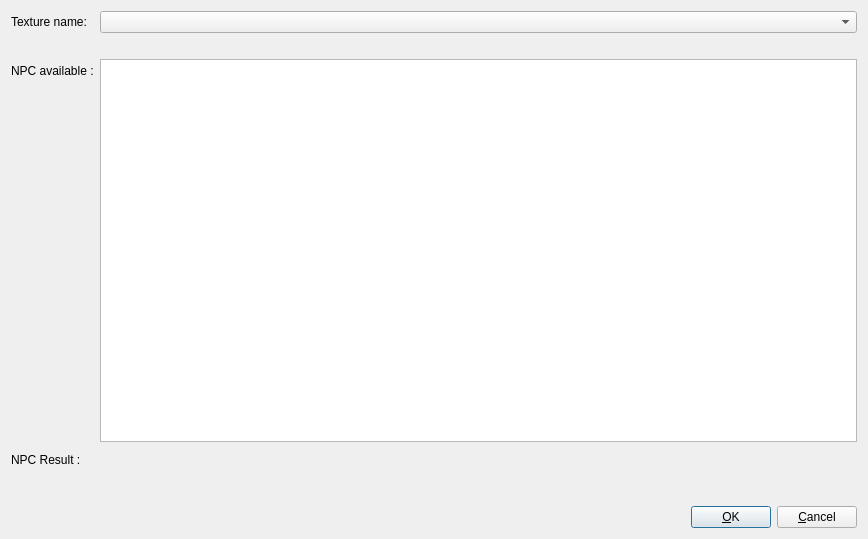
<?xml version="1.0" encoding="UTF-8"?>
<ui version="4.0">
 <class>selectNPCTextureFormClass</class>
 <widget class="QDialog" name="selectNPCTextureFormClass">
  <property name="geometry">
   <rect>
    <x>0</x>
    <y>0</y>
    <width>868</width>
    <height>539</height>
   </rect>
  </property>
  <property name="minimumSize">
   <size>
    <width>433</width>
    <height>160</height>
   </size>
  </property>
  <property name="maximumSize">
   <size>
    <width>16777215</width>
    <height>16777215</height>
   </size>
  </property>
  <property name="baseSize">
   <size>
    <width>0</width>
    <height>0</height>
   </size>
  </property>
  <property name="windowTitle">
   <string>Edit NPC</string>
  </property>
  <layout class="QVBoxLayout" name="verticalLayout">
   <item>
    <layout class="QFormLayout" name="formLayout_3">
     <item row="0" column="0">
      <widget class="QLabel" name="labelTextureFileSelection">
       <property name="text">
        <string>Texture name:</string>
       </property>
      </widget>
     </item>
     <item row="0" column="1">
      <widget class="QComboBox" name="comboBoxTextureName"/>
     </item>
     <item row="2" column="0">
      <widget class="QLabel" name="labelNPCSelection">
       <property name="text">
        <string>NPC available :</string>
       </property>
      </widget>
     </item>
     <item row="2" column="1">
      <widget class="QListView" name="listViewNPCAvailable">
       <property name="editTriggers">
        <set>QAbstractItemView::NoEditTriggers</set>
       </property>
       <property name="movement">
        <enum>QListView::Static</enum>
       </property>
       <property name="resizeMode">
        <enum>QListView::Adjust</enum>
       </property>
       <property name="viewMode">
        <enum>QListView::IconMode</enum>
       </property>
       <property name="modelColumn">
        <number>0</number>
       </property>
      </widget>
     </item>
     <item row="3" column="0">
      <widget class="QLabel" name="labelNPCResult">
       <property name="text">
        <string>NPC Result :</string>
       </property>
      </widget>
     </item>
     <item row="3" column="1">
      <layout class="QHBoxLayout" name="horizontalLayout_2">
       <property name="bottomMargin">
        <number>0</number>
       </property>
       <item>
        <widget class="QLabel" name="labelNPCDown">
         <property name="minimumSize">
          <size>
           <width>32</width>
           <height>32</height>
          </size>
         </property>
         <property name="text">
          <string/>
         </property>
         <property name="margin">
          <number>0</number>
         </property>
        </widget>
       </item>
       <item>
        <spacer name="horizontalSpacer_2">
         <property name="orientation">
          <enum>Qt::Horizontal</enum>
         </property>
         <property name="sizeType">
          <enum>QSizePolicy::Fixed</enum>
         </property>
         <property name="sizeHint" stdset="0">
          <size>
           <width>20</width>
           <height>20</height>
          </size>
         </property>
        </spacer>
       </item>
       <item>
        <widget class="QLabel" name="labelNPCLeft">
         <property name="minimumSize">
          <size>
           <width>32</width>
           <height>32</height>
          </size>
         </property>
         <property name="text">
          <string/>
         </property>
        </widget>
       </item>
       <item>
        <spacer name="horizontalSpacer_3">
         <property name="orientation">
          <enum>Qt::Horizontal</enum>
         </property>
         <property name="sizeType">
          <enum>QSizePolicy::Fixed</enum>
         </property>
         <property name="sizeHint" stdset="0">
          <size>
           <width>20</width>
           <height>20</height>
          </size>
         </property>
        </spacer>
       </item>
       <item>
        <widget class="QLabel" name="labelNPCRight">
         <property name="minimumSize">
          <size>
           <width>32</width>
           <height>32</height>
          </size>
         </property>
         <property name="text">
          <string/>
         </property>
        </widget>
       </item>
       <item>
        <spacer name="horizontalSpacer_4">
         <property name="orientation">
          <enum>Qt::Horizontal</enum>
         </property>
         <property name="sizeType">
          <enum>QSizePolicy::Fixed</enum>
         </property>
         <property name="sizeHint" stdset="0">
          <size>
           <width>20</width>
           <height>20</height>
          </size>
         </property>
        </spacer>
       </item>
       <item>
        <widget class="QLabel" name="labelNPCUp">
         <property name="minimumSize">
          <size>
           <width>32</width>
           <height>32</height>
          </size>
         </property>
         <property name="text">
          <string/>
         </property>
        </widget>
       </item>
      </layout>
     </item>
     <item row="1" column="1">
      <widget class="QLabel" name="labelErrorLoading">
       <property name="maximumSize">
        <size>
         <width>16777215</width>
         <height>30</height>
        </size>
       </property>
       <property name="baseSize">
        <size>
         <width>0</width>
         <height>0</height>
        </size>
       </property>
       <property name="styleSheet">
        <string notr="true">color: rgb(255, 0, 0)</string>
       </property>
       <property name="text">
        <string/>
       </property>
      </widget>
     </item>
    </layout>
   </item>
   <item>
    <spacer name="verticalSpacer">
     <property name="orientation">
      <enum>Qt::Vertical</enum>
     </property>
     <property name="sizeType">
      <enum>QSizePolicy::Fixed</enum>
     </property>
     <property name="sizeHint" stdset="0">
      <size>
       <width>20</width>
       <height>20</height>
      </size>
     </property>
    </spacer>
   </item>
   <item>
    <layout class="QHBoxLayout" name="horizontalLayout">
     <item>
      <spacer name="horizontalSpacer">
       <property name="orientation">
        <enum>Qt::Horizontal</enum>
       </property>
       <property name="sizeHint" stdset="0">
        <size>
         <width>40</width>
         <height>20</height>
        </size>
       </property>
      </spacer>
     </item>
     <item>
      <widget class="QPushButton" name="pushButtonOK">
       <property name="text">
        <string>&amp;OK</string>
       </property>
       <property name="icon">
        <iconset resource="../res/global.qrc">
         <normaloff>:/commonEditor.UI/res/dialog-ok.svg</normaloff>:/commonEditor.UI/res/dialog-ok.svg</iconset>
       </property>
       <property name="autoDefault">
        <bool>false</bool>
       </property>
       <property name="default">
        <bool>true</bool>
       </property>
      </widget>
     </item>
     <item>
      <widget class="QPushButton" name="pushButtonCancel">
       <property name="text">
        <string>&amp;Cancel</string>
       </property>
       <property name="icon">
        <iconset resource="../res/global.qrc">
         <normaloff>:/commonEditor.UI/res/dialog-close.svg</normaloff>:/commonEditor.UI/res/dialog-close.svg</iconset>
       </property>
      </widget>
     </item>
    </layout>
   </item>
  </layout>
 </widget>
 <tabstops>
  <tabstop>comboBoxTextureName</tabstop>
  <tabstop>listViewNPCAvailable</tabstop>
  <tabstop>pushButtonOK</tabstop>
  <tabstop>pushButtonCancel</tabstop>
 </tabstops>
 <resources>
  <include location="../res/global.qrc"/>
 </resources>
 <connections/>
</ui>
